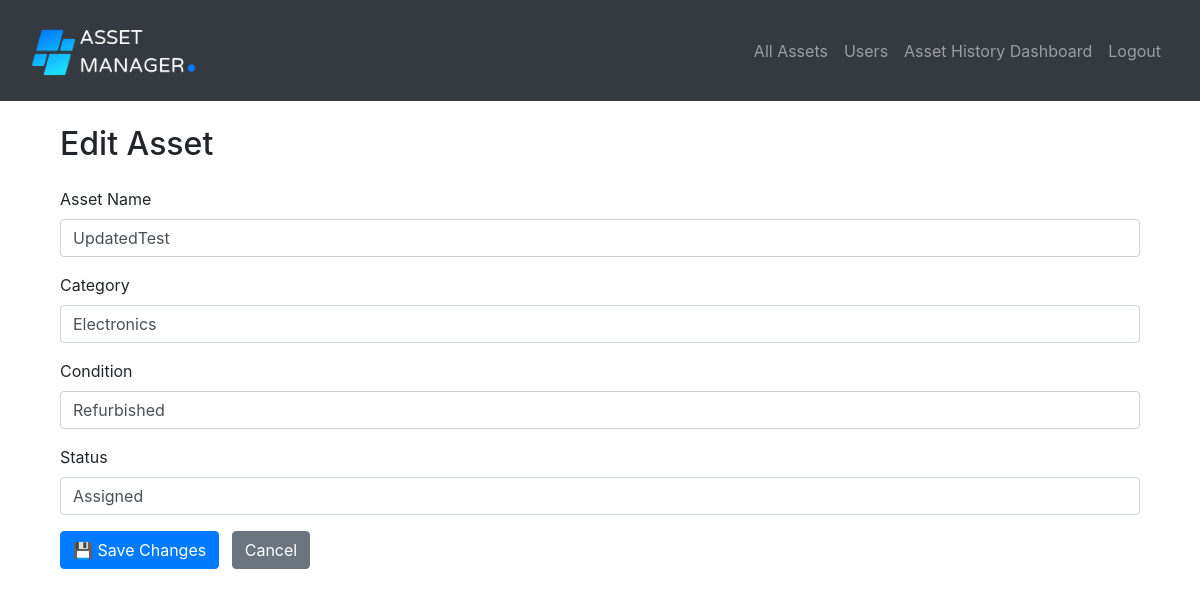
/edit-asset/2 (signed in), run on an earlier commit of the app's database.
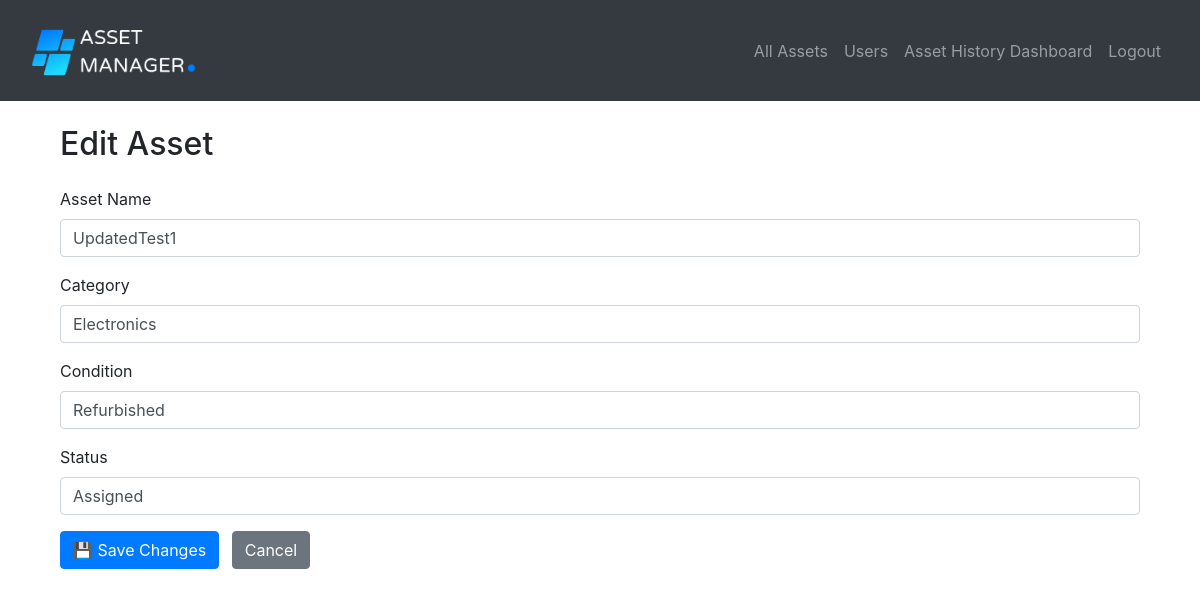
And on a later commit of the database.
### website/models.py (models this page shows)
class Asset(db.Model):
    id = db.Column(db.Integer, primary_key=True)
    asset_name = db.Column(db.String(150))
    category = db.Column(db.String(150))
    purchase_date = db.Column(db.Date)
    condition = db.Column(db.String(150))
    status = db.Column(db.String(150))
    created_by = db.Column(db.Integer, db.ForeignKey('user.id'))
    assigned_to = db.Column(db.Integer, db.ForeignKey('user.id'), nullable=True)
    asset_history = db.relationship('Asset_History', back_populates='asset', passive_deletes=True)
    creator = db.relationship('User', foreign_keys=[created_by])
    assignee = db.relationship('User', foreign_keys=[assigned_to])

### website/views.py (the view, shortened to what this page needs)
@views.route('/edit-asset/<int:id>', methods=['GET', 'POST'])
@login_required
def edit_asset(id):
    asset = Asset.query.get_or_404(id)
    if not asset:
        flash("Asset not found or you don't have permission to edit it.", category="error")
        return redirect(url_for('views.home'))
    return render_template('edit_asset.html', asset=asset, user=current_user)

### website/__init__.py (called while the page is built)
def create_app():
    app = Flask(__name__)
    app.config['SECRET_KEY'] = 'qwertyuiop'
    if 'SQLALCHEMY_DATABASE_URI' not in app.config:
        DB_NAME = os.path.join(os.path.dirname(__file__), 'database.db')
        app.config['SQLALCHEMY_DATABASE_URI'] = f'sqlite:///{DB_NAME}'
    db.init_app(app)
    from .views import views
    from .auth import auth
    app.register_blueprint(views, url_prefix='/')
    app.register_blueprint(auth, url_prefix='/')
    from .models import User, Asset
    create_database(app)
    login_manager = LoginManager()
    login_manager.login_view = 'auth.login'
    login_manager.init_app(app)
    @login_manager.user_loader
    def load_user(id):
        return User.query.get(int(id))
    return app

### website/templates/edit_asset.html (shortened to what this page needs)
{% extends "base.html" %}
{% block content %}
<div class="container mt-4">
  <h2 class="mb-4">Edit Asset</h2>
  <form method="POST" class="needs-validation" novalidate>
    <div class="mb-3">
      <label for="assetName" class="form-label">Asset Name</label>
      <input type="text" class="form-control" id="assetName" name="asset_name" value="{{ asset.asset_name }}" required>
    </div>
    <div class="mb-3">
      <label for="category" class="form-label">Category</label>
      <input type="text" class="form-control" id="category" name="category" value="{{ asset.category }}" required>
    </div>
    <div class="mb-3">
      <label for="condition" class="form-label">Condition</label>
      <input type="text" class="form-control" id="condition" name="condition" value="{{ asset.condition }}">
    </div>
    <div class="mb-3">
      <label for="status" class="form-label">Status</label>
      <input type="text" class="form-control" id="status" name="status" value="{{ asset.status }}">
    </div>
    <button type="submit" class="btn btn-primary">💾 Save Changes</button>
    <a href="{{ url_for('views.home') }}" class="btn btn-secondary ms-2">Cancel</a>
  </form>
</div>
{% endblock %}

What changed in the data, as far as the page shows it:
changed Asset "Electronics": asset_name "UpdatedTest" → "UpdatedTest1"
